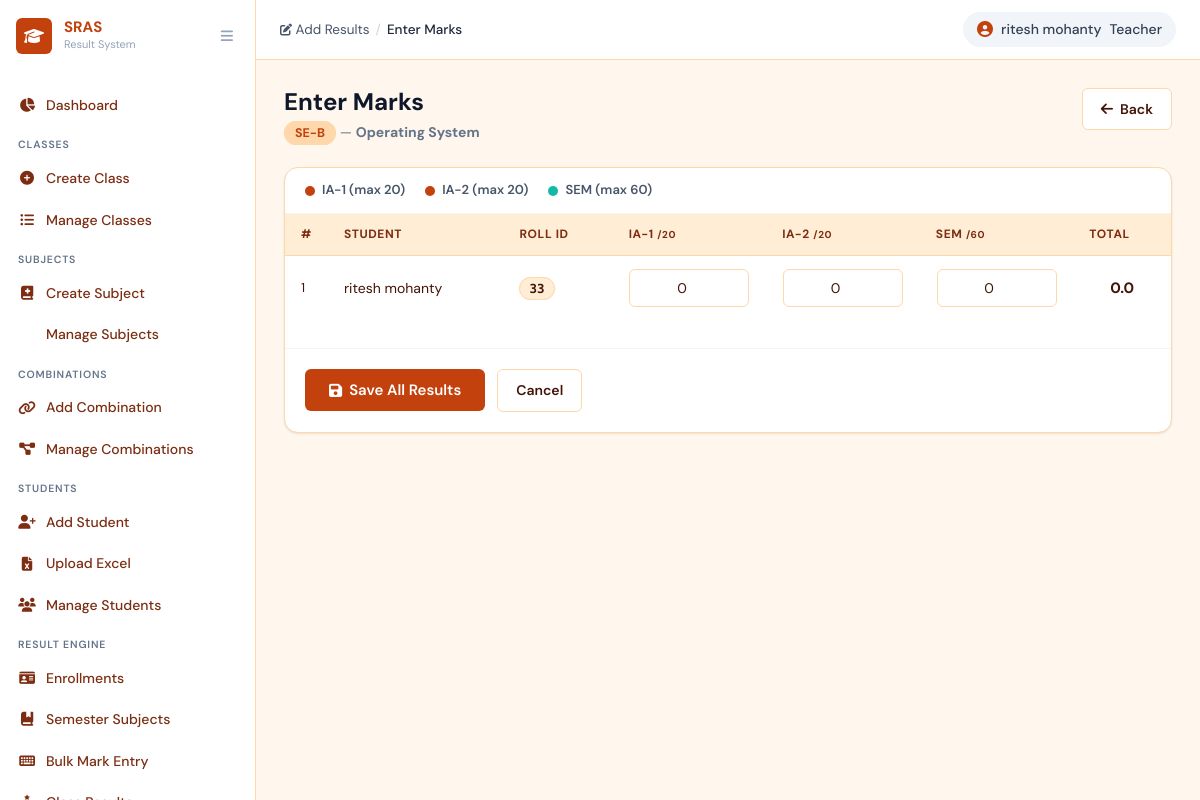
/results/enter/1/1/ (signed in), run on the app's committed database.
### core/models.py (models this page shows, shortened)
class StudentClass(models.Model):
    CLASS_YEAR_CHOICES = [
        ('FE', 'First Year (FE)'), ('SE', 'Second Year (SE)'),
        ('TE', 'Third Year (TE)'), ('BE', 'Fourth Year (BE)'),
    ]
    class_year    = models.CharField(max_length=2, choices=CLASS_YEAR_CHOICES, verbose_name='Class Year')
    section       = models.CharField(max_length=5, verbose_name='Section', help_text='e.g. A, B, C')
    academic_year = models.CharField(max_length=10, verbose_name='Academic Year', help_text='e.g. 2024-25')
    created_at    = models.DateTimeField(auto_now_add=True)
    updated_at    = models.DateTimeField(auto_now=True)
    class Meta:
        unique_together = ('class_year', 'section', 'academic_year')
        ordering = ['class_year', 'section', 'academic_year']
        verbose_name = 'Student Class'
        verbose_name_plural = 'Student Classes'
    @property
    def display_name(self):
        return f"{self.class_year}-{self.section}"

class Subject(models.Model):
    name        = models.CharField(max_length=100, unique=True, verbose_name='Subject Name')
    code        = models.CharField(max_length=20, blank=True, verbose_name='Subject Code')
    description = models.TextField(blank=True, verbose_name='Description')
    created_at  = models.DateTimeField(auto_now_add=True)
    updated_at  = models.DateTimeField(auto_now=True)
    class Meta:
        ordering = ['name']
        verbose_name = 'Subject'
        verbose_name_plural = 'Subjects'
    @property
    def display_name(self):
        return self.name

class Student(models.Model):
    GENDER_CHOICES = [('Male', 'Male'), ('Female', 'Female'), ('Other', 'Other')]
    name          = models.CharField(max_length=150, verbose_name='Full Name')
    email         = models.EmailField(blank=True, verbose_name='Email Address')
    gender        = models.CharField(max_length=10, choices=GENDER_CHOICES, verbose_name='Gender')
    date_of_birth = models.DateField(null=True, blank=True, verbose_name='Date of Birth')
    created_at    = models.DateTimeField(auto_now_add=True)
    updated_at    = models.DateTimeField(auto_now=True)
    class Meta:
        ordering = ['name']
        verbose_name = 'Student'
        verbose_name_plural = 'Students'
    @property
    def current_enrollment(self):
        return self.enrollments.select_related('student_class').order_by('-academic_year').first()
    @property
    def roll_id(self):
        enr = self.current_enrollment
        return enr.roll_id if enr else ''

class Enrollment(models.Model):
    student       = models.ForeignKey(Student, on_delete=models.CASCADE,
                                       related_name='enrollments', verbose_name='Student')
    student_class = models.ForeignKey(StudentClass, on_delete=models.CASCADE,
                                       related_name='enrollments', verbose_name='Class')
    academic_year = models.CharField(max_length=10, verbose_name='Academic Year',
                                      help_text='e.g. 2024-25')
    roll_id       = models.CharField(max_length=30, verbose_name='Roll ID')
    created_at    = models.DateTimeField(auto_now_add=True)
    updated_at    = models.DateTimeField(auto_now=True)
    class Meta:
        verbose_name = 'Enrollment'
        verbose_name_plural = 'Enrollments'
        ordering = ['academic_year', 'roll_id']
        constraints = [
            models.UniqueConstraint(fields=['student', 'academic_year'],
                                    name='unique_student_per_year'),
            models.UniqueConstraint(fields=['student_class', 'academic_year', 'roll_id'],
                                    name='unique_roll_in_class_year'),
        ]
        indexes = [
            models.Index(fields=['student_class', 'academic_year']),
            models.Index(fields=['academic_year', 'roll_id']),
        ]

### core/views.py (the view)
    def wrapper(request, *args, **kwargs):
        if not _get_current_teacher(request):
            messages.error(request, 'You must be logged in as a teacher.')
            return redirect('login')
        return view_func(request, *args, **kwargs)

### core/views.py (called while the page is built)
def _get_current_teacher(request):
    if request.session.get('user_type') != 'teacher':
        return None
    return Teacher.objects.filter(pk=request.session.get('user_id'), is_active=True).first()

def teacher_required(view_func):
    def wrapper(request, *args, **kwargs):
        if not _get_current_teacher(request):
            messages.error(request, 'You must be logged in as a teacher.')
            return redirect('login')
        return view_func(request, *args, **kwargs)
    wrapper.__name__ = view_func.__name__
    return wrapper

### core/templates/core/result_enter.html (shortened to what this page needs)
{% extends 'core/base.html' %}
{% block breadcrumb %}
<span class="breadcrumb-item"><a href="{% url 'result_add' %}"><i class="fas fa-pen-to-square"></i> Add Results</a></span>
<span class="breadcrumb-sep">/</span>
<span class="breadcrumb-item active">Enter Marks</span>
{% endblock %}
{% block content %}
<div class="page-header">
  <div>
    <h1 class="page-title">Enter Marks</h1>
    <p class="page-subtitle">
      <span class="badge-class-sm">{{ student_class.display_name }}</span>
      &mdash; <strong>{{ subject.display_name }}</strong>
    </p>
  </div>
  <a href="{% url 'result_add' %}?class_id={{ student_class.pk }}" class="btn btn-outline"><i class="fas fa-arrow-left"></i> Back</a>
</div>
<div class="section-card">
  <div class="marks-legend">
    <span class="legend-item"><span class="legend-dot ld-ia1"></span>IA-1 (max 20)</span>
    <span class="legend-item"><span class="legend-dot ld-ia2"></span>IA-2 (max 20)</span>
    <span class="legend-item"><span class="legend-dot ld-sem"></span>SEM (max 60)</span>
  </div>
  <form method="post">
    <table class="data-table marks-table">
      <thead>
        <tr>
          <th>#</th>
          <th>Student</th>
          <th>Roll ID</th>
          <th class="marks-col">IA-1 <small>/20</small></th>
          <th class="marks-col">IA-2 <small>/20</small></th>
          <th class="marks-col">SEM <small>/60</small></th>
          <th class="marks-col">Total</th>
        </tr>
      </thead>
      <tbody>
        {% for student, form in student_forms %}
        <tr class="marks-row" data-row="{{ forloop.counter0 }}">
          <td class="td-num">{{ forloop.counter }}</td>
          <td class="student-name-td">{{ student.name }}</td>
          <td><span class="badge-roll">{{ student.roll_id }}</span></td>
          <td>{{ form.ia1_marks }}</td>
          <td>{{ form.ia2_marks }}</td>
          <td>{{ form.sem_marks }}</td>
          <td class="marks-total" id="total-{{ forloop.counter0 }}">—</td>
        </tr>
        {% endfor %}
      </tbody>
    </table>
    <div class="form-actions marks-submit">
      <button type="submit" class="btn btn-primary btn-lg"><i class="fas fa-save"></i> Save All Results</button>
      <a href="{% url 'result_add' %}" class="btn btn-outline">Cancel</a>
    </div>
  </form>
</div>
{% endblock %}

### data on the page
StudentClass: display_name "SE-B"
Subject: display_name "Operating System"
Student: name "ritesh mohanty", roll_id "33", ia1_marks "0", ia2_marks "0", sem_marks "0"

### other printed values
{{ request.session.user_name|default:"Teacher" }} "ritesh mohanty"
